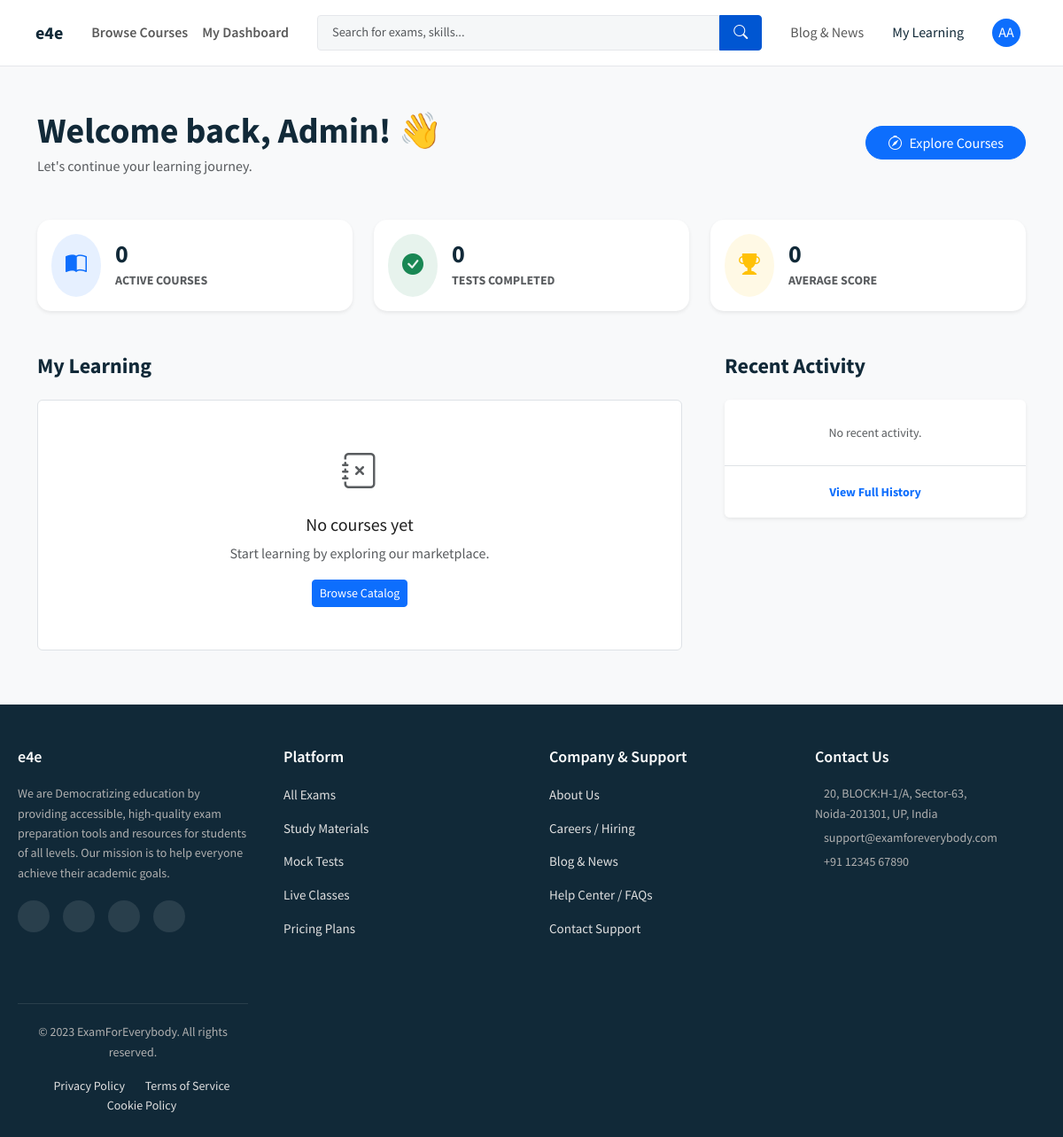
The app's page /dashboard/ (signed in) with its own data.
### users/models.py (models this page shows, shortened)
class CustomUser(AbstractUser):
    class Role(models.TextChoices):
        STUDENT = 'STUDENT', 'Student'
        INSTRUCTOR = 'INSTRUCTOR', 'Instructor'
        ADMIN = 'ADMIN', 'Admin'
    country = models.CharField(
        max_length=2,
        choices=COUNTRY_CHOICES,
        default='IN',
        verbose_name=("Country")
    )
    role = models.CharField(
        max_length=15,
        choices=Role.choices,
        default=Role.STUDENT,
        verbose_name="User Role"
    )
    bio = models.TextField(
        blank=True,
        null=True
    )
    REQUIRED_FIELDS = ['email', 'role']

### core/views.py (the view)
# urls.py: path('dashboard/', views.dashboard_view, name='dashboard'), # Explicit Dashboard link
@login_required
def dashboard_view(request):
    user = request.user
    my_enrollments = UserEnrollment.objects.filter(
        user=user, is_active=True
    ).select_related('item').order_by('-created')[:6]
    recent_attempts = UserTestAttempt.objects.filter(
        user=user
    ).select_related('test__item').order_by('-modified')[:5]
    stats = {
        'enrolled_count': my_enrollments.count(),
        'tests_taken': UserTestAttempt.objects.filter(user=user, status='SUBMITTED').count(),
        'avg_score': UserTestAttempt.objects.filter(user=user, status='SUBMITTED').aggregate(Avg('score'))['score__avg'] or 0
    }
    context = {
        'enrollments': my_enrollments,
        'recent_attempts': recent_attempts,
        'stats': stats,
    }
    return render(request, 'core/dashboard.html', context)

### templates/core/dashboard.html (shortened to what this page needs)
{% extends 'base.html' %}
{% load static %}
{% block content %}
<div class="bg-light py-5" style="min-height: 90vh;">
    <div class="container">
        <div class="d-flex justify-content-between align-items-center mb-5">
    <div>
        <h1 class="fw-bold mb-1">Welcome back, {{ user.first_name|default:"Student" }}! 👋</h1>
        <p class="text-muted mb-0">Let's continue your learning journey.</p>
    </div>
    <a href="{% url 'explore' %}" class="btn btn-primary rounded-pill px-4">
        <i class="bi bi-compass me-2"></i>Explore Courses
    </a>
</div>
        <div class="row g-4 mb-5">
            <div class="col-md-4">
                <div class="card border-0 shadow-sm h-100 p-3" style="border-radius: 15px;">
                    <div class="d-flex align-items-center">
                        <div class="bg-primary bg-opacity-10 text-primary rounded-circle p-3 me-3 fs-4">
                            <i class="bi bi-book-half"></i>
                        </div>
                        <div>
                            <h3 class="fw-bold mb-0">{{ stats.enrolled_count }}</h3>
                            <small class="text-muted text-uppercase fw-bold">Active Courses</small>
                        </div>
                    </div>
                </div>
            </div>
            <div class="col-md-4">
                <div class="card border-0 shadow-sm h-100 p-3" style="border-radius: 15px;">
                    <div class="d-flex align-items-center">
                        <div class="bg-success bg-opacity-10 text-success rounded-circle p-3 me-3 fs-4">
                            <i class="bi bi-check-circle-fill"></i>
                        </div>
                        <div>
                            <h3 class="fw-bold mb-0">{{ stats.tests_taken }}</h3>
                            <small class="text-muted text-uppercase fw-bold">Tests Completed</small>
                        </div>
                    </div>
                </div>
            </div>
            <div class="col-md-4">
                <div class="card border-0 shadow-sm h-100 p-3" style="border-radius: 15px;">
                    <div class="d-flex align-items-center">
                        <div class="bg-warning bg-opacity-10 text-warning rounded-circle p-3 me-3 fs-4">
                            <i class="bi bi-trophy-fill"></i>
                        </div>
                        <div>
                            <h3 class="fw-bold mb-0">{{ stats.avg_score|floatformat:0 }}</h3>
                            <small class="text-muted text-uppercase fw-bold">Average Score</small>
                        </div>
                    </div>
                </div>
            </div>
        </div>
        <div class="row g-5">
            <div class="col-lg-8">
                <div class="d-flex justify-content-between align-items-end mb-4">
                    <h4 class="fw-bold m-0">My Learning</h4>
                </div>
                <div class="row g-4">
                    {% for enrollment in enrollments %}
                    <div class="col-md-6">
                        <div class="card h-100 border-0 shadow-sm hero-card-floating overflow-hidden">
                            <div class="position-relative" style="height: 140px; overflow: hidden;">
                                {% if enrollment.item.thumbnail_image %}
                                    <img src="{{ enrollment.item.thumbnail_image.url }}" class="w-100 h-100 object-fit-cover">
                                {% else %}
                                    <div class="bg-secondary w-100 h-100 d-flex align-items-center justify-content-center text-white">
                                        <i class="bi bi-image fs-1"></i>
                                    </div>
                                {% endif %}
                                <span class="badge bg-white text-dark position-absolute top-0 start-0 m-3 shadow-sm">
                                    {{ enrollment.item.get_item_type_display }}
                                </span>
                            </div>
                            <div class="card-body d-flex flex-column p-4">
                                <h5 class="card-title fw-bold mb-3 text-truncate">{{ enrollment.item.title }}</h5>
                                <div class="mt-auto">
                                    {% if enrollment.item.item_type == 'MOCK_TEST' %}
                                        <a href="{% url 'start_test' enrollment.item.slug %}" class="btn btn-outline-primary w-100 fw-bold">
                                            <i class="bi bi-play-circle me-2"></i>Attempt Test
                                        </a>
                                    {% else %}
                                        <a href="#" class="btn btn-outline-dark w-100 fw-bold">
                                            <i class="bi bi-journal-text me-2"></i>Resume
                                        </a>
                                    {% endif %}
                                </div>
                            </div>
                        </div>
                    </div>
                    {% empty %}
                    <div class="col-12">
                        <div class="text-center py-5 bg-white rounded border border-dashed">
                            <div class="mb-3 text-muted fs-1"><i class="bi bi-journal-x"></i></div>
                            <h5>No courses yet</h5>
                            <p class="text-muted">Start learning by exploring our marketplace.</p>
                            <a href="#" class="btn btn-primary btn-sm">Browse Catalog</a>
                        </div>
                    </div>
                    {% endfor %}
                </div>
            </div>
            <div class="col-lg-4">
                <h4 class="fw-bold mb-4">Recent Activity</h4>
                <div class="card border-0 shadow-sm p-0 overflow-hidden">
                    <div class="list-group list-group-flush">
                        {% for attempt in recent_attempts %}
                        <a href="{% url 'test_result' attempt.id %}" class="list-group-item list-group-item-action p-3 d-flex align-items-center">
                            <div class="me-3">
                                {% if attempt.status == 'IN_PROGRESS' %}
                                    <div class="bg-warning bg-opacity-10 text-warning rounded-circle p-2">
                                        <i class="bi bi-clock-history"></i>
                                    </div>
                                {% elif attempt.is_passed %}
                                    <div class="bg-success bg-opacity-10 text-success rounded-circle p-2">
                                        <i class="bi bi-trophy-fill"></i>
                                    </div>
                                {% else %}
                                    <div class="bg-danger bg-opacity-10 text-danger rounded-circle p-2">
                                        <i class="bi bi-x-lg"></i>
                                    </div>
                                {% endif %}
                            </div>
                            <div class="flex-grow-1" style="min-width: 0;">
                                <h6 class="mb-1 text-truncate fw-bold">{{ attempt.test.item.title }}</h6>
                                <small class="text-muted d-block">
                                    {% if attempt.status == 'IN_PROGRESS' %}
                                        In Progress...
                                    {% else %}
                                        Score: {{ attempt.score|floatformat:0 }}
                                        <span class="mx-1">•</span>
                                        {{ attempt.modified|timesince }} ago
                                    {% endif %}
                                </small>
                            </div>
                            <div><i class="bi bi-chevron-right text-muted small"></i></div>
                        </a>
                        {% empty %}
                        <div class="p-4 text-center text-muted">
                            <small>No recent activity.</small>
                        </div>
                        {% endfor %}
                    </div>
                    <div class="card-footer bg-white text-center p-3 border-top">
                        <a href="#" class="text-decoration-none small fw-bold">View Full History</a>
                    </div>
                </div>
            </div>
        </div>
    </div>
</div>
{% endblock %}

### templates/base.html (shortened to what this page needs)
{% load static %}
{% load i18n %}
<!DOCTYPE html>
<html lang="{{ LANGUAGE_CODE }}">
<head>
    <link href="https://cdn.jsdelivr.net/npm/bootstrap@5.3.0/dist/css/bootstrap.min.css" rel="stylesheet">
    <link rel="stylesheet" href="https://cdn.jsdelivr.net/npm/bootstrap-icons@1.10.5/font/bootstrap-icons.css">
    <link rel="stylesheet" href="{% static 'css/style.css' %}">
</head>
<body class="d-flex flex-column min-vh-100">
    <nav class="navbar navbar-expand-lg navbar-light bg-white sticky-top">
        <div class="container-fluid px-4">
            <a class="navbar-brand d-flex align-items-center p-0 me-4" href="{% url 'home' %}">
                 <text x="70" y="40" font-family="Arial, sans-serif" font-size="24" font-weight="bold" fill="#0056D2">e4e</text> </svg>
            </a>
            <div class="collapse navbar-collapse" id="mainNav">
               <ul class="navbar-nav ms-auto mb-2 mb-lg-0">
    <li class="nav-item">
        <a class="nav-link fw-semibold" href="{% url 'explore' %}">Browse Courses</a>
    </li>
    {% if user.is_authenticated %}
        <li class="nav-item">
            <a class="nav-link fw-semibold" href="{% url 'dashboard' %}">My Dashboard</a>
        </li>
        {% endif %}
</ul>
                <form class="d-flex flex-grow-1 mx-lg-4 my-2 my-lg-0 position-relative" action="{% url 'search' %}" method="get">
    <input class="form-control search-input w-100" type="search" name="q" placeholder="Search for exams, skills..." required>
    <button class="btn-search" type="submit">
        <i class="bi bi-search"></i>
    </button>
</form>
                <ul class="navbar-nav ms-auto align-items-center">
                    <li><a class="nav-link" href="{% url 'blog:post_list' %}">Blog & News</a></li>
                    {% if user.is_authenticated %}
                        <li class="nav-item me-3">
                            <a href="{% url 'home' %}" class="nav-link" style="color: var(--brand-dark);">{% trans "My Learning" %}</a>
                        </li>
                        <li class="nav-item dropdown">
                            <a class="nav-link" href="#" data-bs-toggle="dropdown">
                                <div class="avatar-circle bg-primary text-white rounded-circle d-flex align-items-center justify-content-center" style="width: 32px; height: 32px;">
                                    {{ user.first_name|first|upper }}{{ user.last_name|first|upper }}
                                </div>
                            </a>
                        </li>
                    {% endif %}
                </ul>
            </div>
        </div>
    </nav>
    <main class="flex-grow-1">
        {% block content %}{% endblock %}
    </main>
<footer class="site-footer">
  <div class="footer-container">
    <div class="footer-col">
      <h3>e4e</h3>
      <p class="footer-about-text">
        We are Democratizing education by providing accessible, high-quality exam preparation tools and resources for students of all levels. Our mission is to help everyone achieve their academic goals.
      </p>
      <div class="social-icons">
        <a href="#"></a>
        <a href="#"></a>
        <a href="#"></a>
        <a href="#"></a>
      </div>
    </div>
    <div class="footer-col">
      <h3>Platform</h3>
      <ul class="footer-links">
        <li><a href="#">All Exams</a></li>
        <li><a href="#">Study Materials</a></li>
        <li><a href="#">Mock Tests</a></li>
        <li><a href="#">Live Classes</a></li>
        <li><a href="#">Pricing Plans</a></li>
      </ul>
    </div>
    <div class="footer-col">
      <h3>Company & Support</h3>
      <ul class="footer-links">
        <li><a href="#">About Us</a></li>
        <li><a href="#">Careers / Hiring</a></li>
        <li><a href="{% url 'blog:post_list' %}">Blog & News</a></li>
        <li><a href="#">Help Center / FAQs</a></li>
        <li><a href="#">Contact Support</a></li>
      </ul>
    </div>
    <div class="footer-col">
      <h3>Contact Us</h3>
      <address class="footer-address">
        <p>
           20, BLOCK:H-1/A, Sector-63,<br>
           Noida-201301, UP, India
        </p>
        <p> support@examforeverybody.com</p>
        <p> +91 12345 67890</p>
      </address>
    </div>
  </div>
  <div class="footer-container">
      <div class="footer-bottom">
        <p>&copy; 2023 ExamForEverybody. All rights reserved.</p>
        <div class="footer-bottom-links">
            <a href="#">Privacy Policy</a>
            <a href="#">Terms of Service</a>
            <a href="#">Cookie Policy</a>
        </div>
      </div>
  </div>
</footer>
</body>
</html>

### records on screen
CustomUser: first_name|first "A", last_name|first "A", first_name "Admin"

### other values on screen
{{ stats.enrolled_count }} "0"
{{ stats.tests_taken }} "0"
{{ stats.avg_score|floatformat:0 }} "0"
